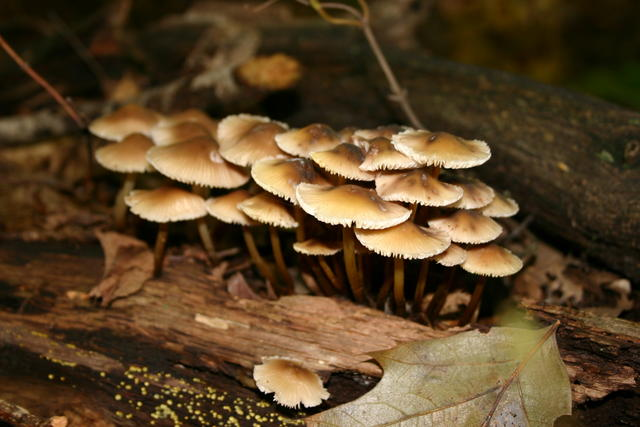
#> input picture mush/Little-brown-cluster.jpg, 640 x 427 px
$ python -i process_art.py   (imports and definitions only)
#> lines starting #> are read from the running program, lines starting #| are printed output that depends on the picture
# A very simple script that finds images that are consecutive with masks in a directory,
# applies the mask and puts the image on an appropriate background, scaling it to fit inside
# a 512x512 (or other size given by the -s flag) frame

# This program is distributed under the terms of the MIT License, which you can
# find here: https://opensource.org/license/mit/ as well as in this repository's root
# directory.

import argparse
import dataclasses
import functools
import io
import os.path
import pathlib
import re
import textwrap
from typing import Union, Optional, Literal, Tuple, Dict, Any, Type, List

import numpy as numpy
import pytest
from PIL import Image, ImageCms, ImageOps, ImageFilter, UnidentifiedImageError

DEFAULT_OUTDIR = pathlib.Path("training_images")
DEFAULT_SIZE = 512
DEFAULT_QUALITY = 1 / 2.0


@dataclasses.dataclass
class ImageInfo:
    """
    A wrapper class for a PIL Image that tracks things we wish to know
    about it, and provides some helper methods
    """
    file_path: os.PathLike
    image: Image
    is_mask: bool = False

    # [10 lines left out: function get_image_info, not called in this run]

    @property
    def width(self):
        return self.image.width

    @property
    def height(self):
        return self.image.height

    # [88 lines left out: functions is_color, masked_by, to_rgb, from_cmyk_to_rgb, not called in this run]


class FuzzyImageRecall:
    """
    A tracking class used to keep a record of the images we've seen with
    enough fuzziness that most simple duplication will be caught, but we won't
    have to waste much memory on the tracking.

    This is accomplished by scaling the image down to a very small size,
    cropping out any white border, converting it to grayscale and then
    converting its pixels to a 100-tuple that we hash by storing them in
    a set.

    This is a trivial matching function that can be easily "defeated" but we
    don't really care. All we want is to identify simple duplication and some
    very trivial transformations.
    """
    def __init__(self):
        self.seen = set()

    def __contains__(self, image: Image):
        """Allow the `in` operator to work on this class to test membership of an image"""
        return self._to_tuple(image) in self.seen

    def _to_tuple(self, image: Image, blur_radius: int = 3):
        """Convert an image into a 100-tuple by scaling to 10x10 and grayscaling"""
        # Note that we don't respect aspect ratio. This is by design and allows us to
        # detect some stretching between copies.
        blurred_10x10 = self._autocrop(image).convert("L").filter(
            ImageFilter.GaussianBlur(radius=blur_radius)).resize((10, 10), Image.LANCZOS)
        simplified = blurred_10x10.quantize(colors=16)
        return tuple(simplified.getdata())

    def hash_repr(self, image: Image, *args):
        """Produce a string version of the hash"""
        tuple_rep = self._to_tuple(image, *args)
        return "".join(f"{(tuple_rep[p] << 4) + tuple_rep[p+1]:02X}" for p in range(0, len(tuple_rep), 2))

    @staticmethod
    def _autocrop(image: Image):
        """Find the largest sub-image that does not have an all-white border on any side"""
        upper_left_x = 0
        upper_left_y = 0
        lower_right_x = image.width - 1
        lower_right_y = image.height - 1
        white = white_pixel(image.mode)
        np_image = numpy.asarray(image)

        # [17 lines left out: functions first_column, first_row, not called in this run]

        upper_left_x = first_column()
        if upper_left_x is None:
            return image
        lower_right_x = first_column(from_end=True)
        upper_left_y = first_row()
        if upper_left_y is None:
            return image
        lower_right_y = first_row(from_end=True)

        rect = (upper_left_x, upper_left_y, lower_right_x+1, lower_right_y+1)
        try:
            return image.crop(rect)
        except IndexError:
            raise RuntimeError(f"Unable to crop image {image.width}x{image.height} to: {rect!r}")

    def add(self, image: Image):
        """Add the given image to our tracking"""
        self.seen.add(self._to_tuple(image))


# Would be nice if we could just:
#  return ImageColor.getcolor('white', mode)
# but ImageColor only works with a select few modes :-(
def convert_bw_to_mode(mode: str, black: bool = False):
    """Convert a black or white pixel to the given mode"""
    return Image.new("1", (1, 1), 0 if black else 1).convert(mode).getpixel((0, 0))


@functools.cache
def white_pixel(mode: str):
    """Return a white pixel value in Image mode given"""
    return convert_bw_to_mode(mode, black=False)


@functools.cache
def black_pixel(mode: str):
    """Return a black pixel value in Image mode given"""
    return convert_bw_to_mode(mode, black=True)


def make_image_corners(mode, *corners):
    """Used for testing, make an Image with the given mode and corner pixel values"""
    corner_lookup = {
        'L': {
            'white': white_pixel("L"),
            'black': black_pixel("L"),
        },
        'RGB': {
            'white': white_pixel("RGB"),
            'black': black_pixel("RGB"),
        }
    }
    corners = [corner_lookup[mode][corner] for corner in corners]
    base_value = corners[0]
    image = Image.new(mode, (3,3), base_value)
    corner_locs = ((0, 0), (2, 0), (0, 2), (2, 2))
    for loc, value in zip(corner_locs, corners):
        image.putpixel(loc, value)
    return image


# [484 lines left out: functions guess_border, process_final_image, safe_process_final_image, mask_image, get_filename_key, summarize_status and 6 more, not called in this run]


def make_test_color_image(mode: str):
    """Used for testing color image detection"""
    image = make_test_grayscale_image('RGB')
    image.putpixel((255, 255), (0, 255, 127))  # Add just one color pixel to make it harder
    if mode != image.mode:
        image = image.convert(mode)
    return image


def make_test_grayscale_image(mode: str):
    """Used for testing color image detection"""
#> called with mode = '1'
    image = Image.linear_gradient('L').convert('RGB')
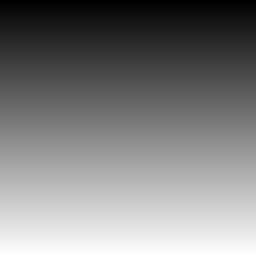
#> image: PIL image 256x256 RGB; min 0, max 255, mean 127.5
    if mode != image.mode:
        if mode.endswith('A'):
            image.putalpha(Image.new('1', image.size, 1))
        image = image.convert(mode)
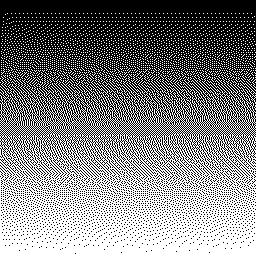
#> image: PIL image 256x256 1; 50.1% white; black in thin lines or dots
    return image


# [17 lines that did not run here, left out]


# [2 lines not run here, left out]

>>> import cv2
>>> picture = cv2.imread('../mush/Little-brown-cluster.jpg', cv2.IMREAD_GRAYSCALE)
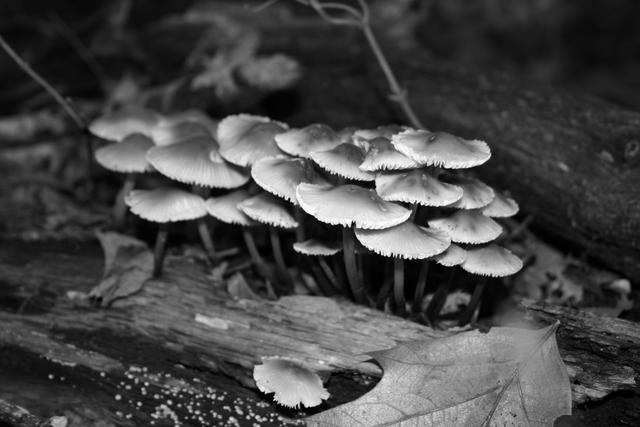
#> picture: shape (427, 640); min 0, max 255, mean 71.1
>>> result = FuzzyImageRecall().hash_repr(picture)
#> (the run stopped early here; a loop or call above may not have finished)
